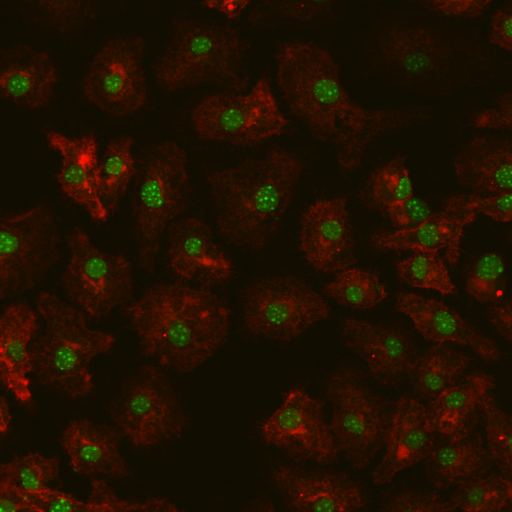
#> input picture Split color cell/Tol4-1 high.tiff, 1024 x 1024 px (shown at 1/2 size); its folder holds only this picture in this run
$ jupyter execute Untitled2.ipynb   (older library calls are emulated)
#> lines starting #> are read from the running program, lines starting #| are printed output that depends on the picture; after the words box and inside, x2 and y2 are one past the last pixel; in counts of white or black regions, pixels touching at a corner belong together
[cell 1]
from PIL import Image
from PIL import ImageFont
from PIL import ImageDraw
import cv2
import numpy as np
import glob
import os
import xlsxwriter

def inputpf():
    #Input patch file
    pf = input("Drag folder here or Enter patch file:")
#> the answer given: .
    pf = pf.replace("\\", "")
    if pf[-1] == " ":
        pf = pf[:-1]
    return pf

def markim(pf):
    #List tiff file
#> called with pf = '.'
    patchfile = glob.glob(pf + "/" + "*.tiff")

    #Create Save Dir
    savedir = (pf + "/" + "Marked")
    try:
        os.mkdir(savedir)
    except OSError:
        pass

    #Create excel file
    workbook = xlsxwriter.Workbook(savedir + "/" + "Workbook.xlsx")

    for impatch in patchfile:

        #Create woork sheet
        worksheet = workbook.add_worksheet(impatch.split("/")[-1][:-5])
        worksheet.write(0, 0, "Cell No.")
        worksheet.write(0, 1, "Area")
        worksheet.write(0, 2, "Mean")
        worksheet.write(0, 3, "IntDen")

        #Import image
        im = Image.open(impatch)
#> im is the input picture: PIL image 1024x1024 RGB; mean R, G, B 32.1, 16.9, 0

        #Set to array
        imarray = np.array(im)

        #Delete R B color
        gimarray = imarray.copy()
        gimarray[:, :, 0] = 0
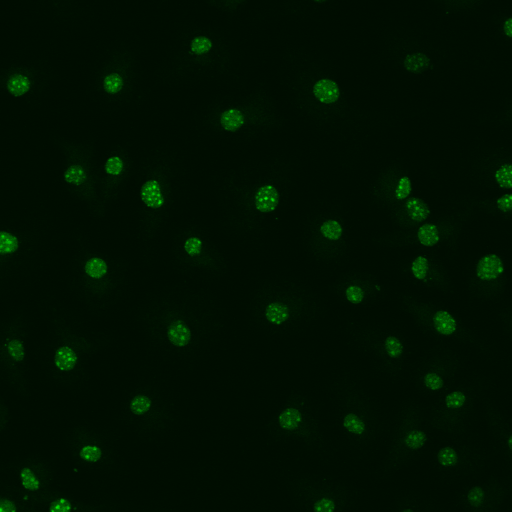
#> gimarray: shape (1024, 1024, 3) (shown at 1/2 size); mean R, G, B 0, 16.9, 0
        gimarray[:, :, 2] = 0

        #Split G color array
        gchimarray = gimarray[:, :, 1] #G chanel array ==> gray color
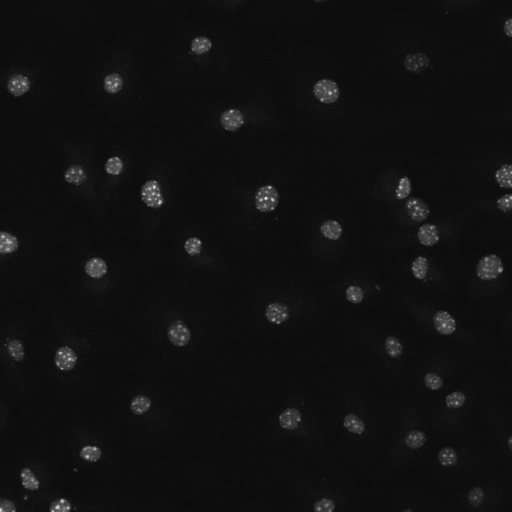
#> gchimarray: shape (1024, 1024) (shown at 1/2 size); min 11, max 242, mean 16.9
        cv_gchimarray = gchimarray.copy() #Bufer for opencv process
        cv_gchimarray[cv_gchimarray < 30] = 0 #Fillter noise
        cv_gchimarray[cv_gchimarray > 0] = 100 #Set to plain gray scale
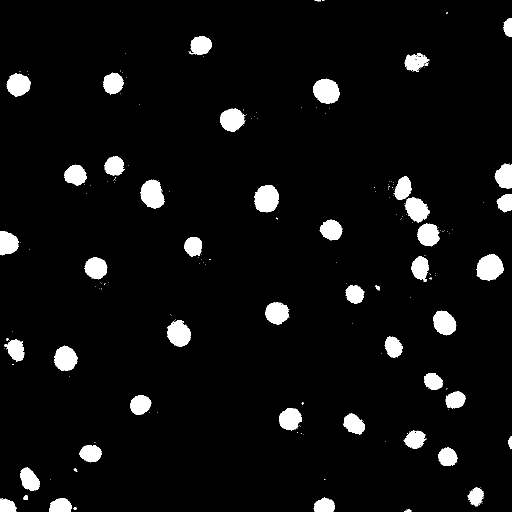
#> cv_gchimarray: shape (1024, 1024) (shown at 1/2 size); values 0 (black) and 100 (white), 5.3% white; 218 white regions (166 under 20 px)

        #Find&Draw contour
        _, contours, _ = cv2.findContours(cv_gchimarray,
                                          cv2.RETR_EXTERNAL,
                                          cv2.CHAIN_APPROX_SIMPLE)
#> contours = 218 contours, 171 with area under 20; largest, box (x1, y1, x2, y2) and area: (953, 509, 1008, 562) 2057, (508, 370, 558, 425) 2011, (626, 157, 679, 208) 1958, (281, 359, 329, 417) 1948, (334, 640, 382, 693) 1739

        i = 1
        for c in contours:

            cntarea = cv2.contourArea(c)

            if cntarea > 500 and 1023 not in c and 0 not in c: #Improve logic!!!

                #Check centroid of contours
                M = cv2.moments(c)
                cX = int(M["m10"] / M["m00"])
                cY = int(M["m01"] / M["m00"])

                #Create hull
                hull = cv2.convexHull(c)

                #Calculate Mean, IntDen
                mask = np.zeros(cv_gchimarray.shape, np.uint8)
                cv2.drawContours(mask, [hull], 0, 255, -1)
                mean_val = cv2.mean(gimarray, mask=mask)[1]
                #print(i, cntarea, round(mean_val/3, 2), round(mean_val*cntarea/3, 2))

                #Write to excel file
                worksheet.write(i, 0, i)
                worksheet.write(i, 1, cntarea)
                worksheet.write(i, 2, round(mean_val/3, 2))
                worksheet.write(i, 3, round(mean_val*cntarea/3, 2))

                #Draw Hull, Number
                cv2.drawContours(gimarray, [hull], 0, (0, 0, 255), 2)
                cv2.putText(gimarray, str(i), (cX - 10, cY),
                            cv2.FONT_HERSHEY_SIMPLEX, 0.5, (255, 255, 255), 2)

                i = i + 1
#> this loop made 218 passes
#> (cntarea, cX, cY, mean_val) on passes 13, 17, 19, 20, 28, 33, 37, 40, 41, 45, 50, 53: (718, 951, 992, 38.65), (1202, 58, 959, 68.92), (998, 895, 913, 49.47), (1102, 181, 906, 72.86), (1047, 829, 878, 45.97), (1149.5, 707, 847, 53.38), (1444, 579, 837, 54.13), (1170, 280, 809, 58.46), (964.5, 910, 799, 55.2), (891, 866, 762, 51.8), (1660.5, 130, 716, 71.67), (1050, 31, 699, 49.29)
#> cntarea on passes 2, 6, 7, 9, 11, 16: 33.5, 665, 946, 891.5, 53, 22
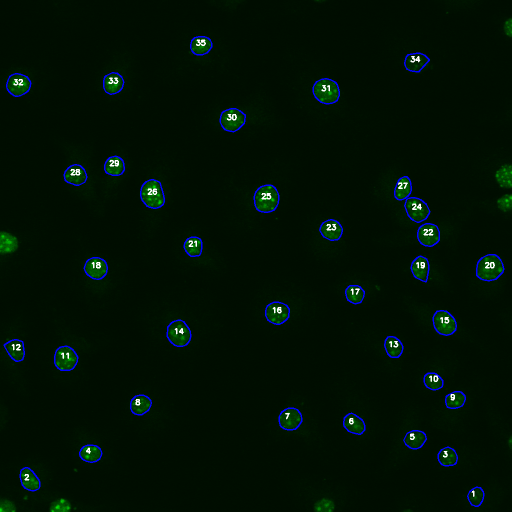
#> gimarray: shape (1024, 1024, 3) (shown at 1/2 size); 1.76% of pixels changed, all inside (x1, y1, x2, y2) = (7, 72, 1009, 1014)
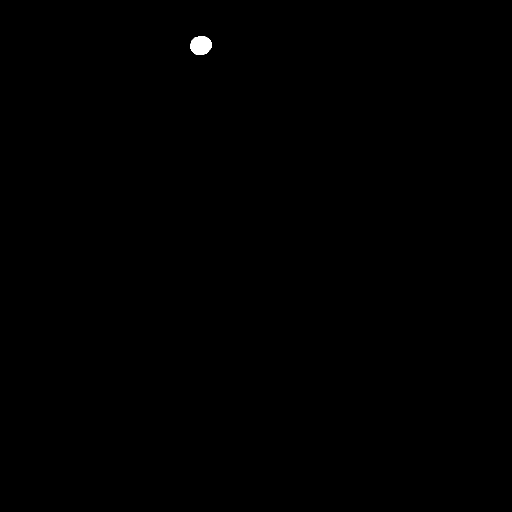
#> mask: shape (1024, 1024) (shown at 1/2 size); 0.12% white; 1 white region, box (x1, y1, x2, y2) and area: (381, 73, 424, 110) 1284
#> after the loop, i = 36

        #combine 2 image
        imarray = np.concatenate((imarray, np.full((1024, 2, 3), 255, dtype="uint8"), gimarray), axis=1)
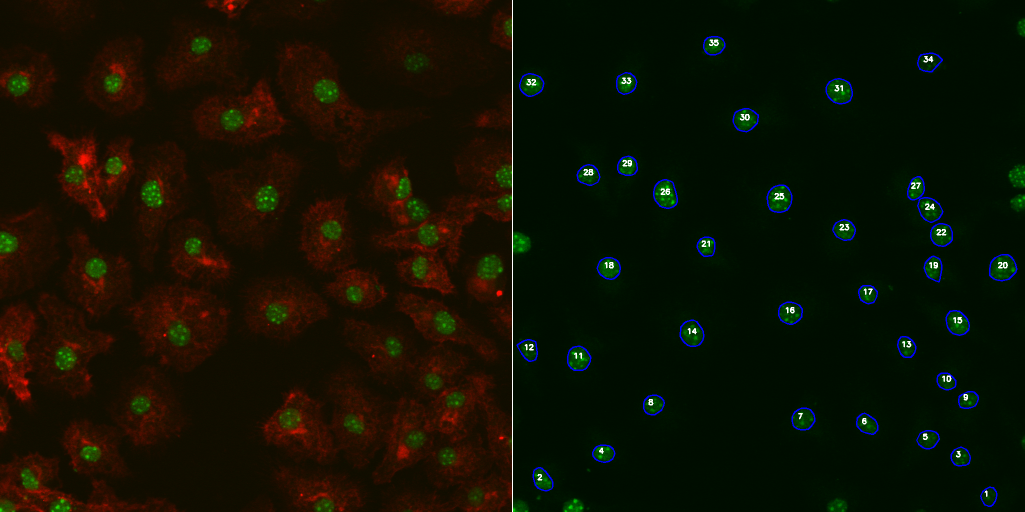
#> imarray: shape (1024, 2050, 3) (shown at 1/2 size); mean R, G, B 16.8, 17.3, 2.5

        #Save image
        Finalim = Image.fromarray(imarray)
        Finalim.save(savedir + "/Marked_" + impatch.split("/")[-1][:-5] + ".jpg")

    workbook.close()
    pf = ""
    print("Done!!!")
    Image.fromarray(gimarray)

while True:
    try:
        pf = inputpf()
        if os.path.exists(pf):
            markim(pf)
    except:
        pass
